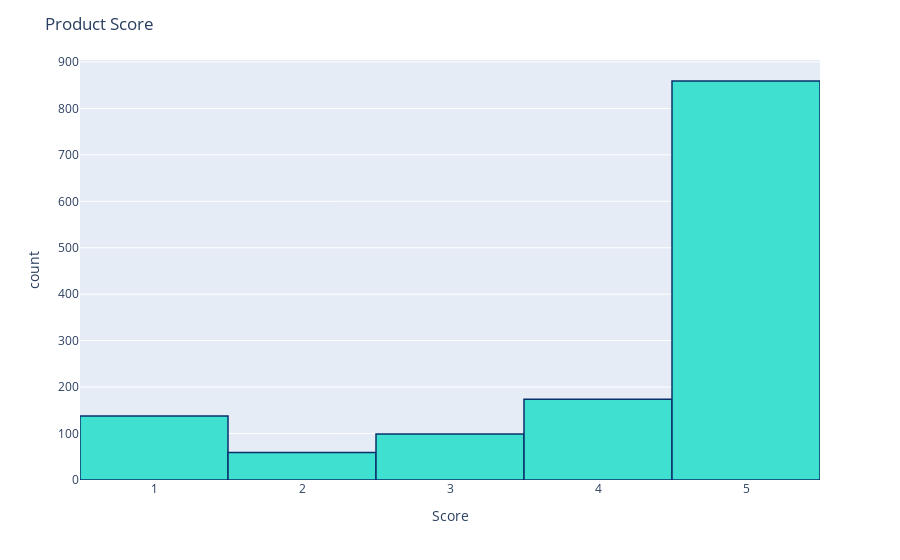

The cell this chart's notebook holds for it:
### Code cell
# Product Scores
fig = px.histogram(df, x="Score")
fig.update_traces(marker_color="turquoise", marker_line_color='rgb(8,48,107)',
                  marker_line_width=1.5)
fig.update_layout(title_text='Product Score')
fig.show()

### Figure 1 — Plotly figure (JSON) as saved in the notebook; plotly's stock layout.template omitted (floating-point values rounded to 4 significant figures; data arrays with more than 128 entries replaced by an {"elided": "..."} marker saying what was removed)
{"data": [{"alignmentgroup": "True", "bingroup": "x", "hovertemplate": "Score=%{x}<br>count=%{y}<extra></extra>", "legendgroup": "", "marker": {"color": "turquoise", "line": {"color": "rgb(8,48,107)", "width": 1.5}, "pattern": {"shape": ""}}, "name": "", "offsetgroup": "", "orientation": "v", "showlegend": false, "type": "histogram", "x": {"elided": "1329 int values"}, "xaxis": "x", "yaxis": "y"}], "layout": {"barmode": "relative", "legend": {"tracegroupgap": 0}, "margin": {"t": 60}, "title": {"text": "Product Score"}, "xaxis": {"anchor": "y", "domain": [0, 1], "title": {"text": "Score"}}, "yaxis": {"anchor": "x", "domain": [0, 1], "title": {"text": "count"}}}}
